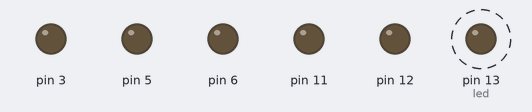
This sketch was run on a simulated Arduino Uno, built with avr-gcc and run on an emulated ATmega328P. On the bench: output pins drawn as LEDs (lit = HIGH). Dashed ring = blinking.

Above: at 0.5 s.
Timing chart, 0 to 4.8 s (numbered marks = the images above):
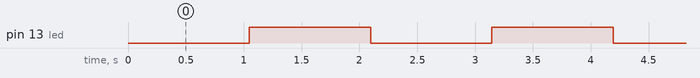

Measured:
- by itself, pin 13 (led): alternates HIGH for 1.0 s and LOW for 1.0 s

The sketch:

RCCAR.ino
```cpp
#define F_CPU 16000000UL
#define BAUDRATE 9600
#define BAUD_PRESC ((F_CPU/(16UL*BAUDRATE))-1)

#include <avr/io.h>

// Timer output pins
/* Timer0 OC0A-PD6 OC0B-PD5   TCCR0A-OCR0A for OC0A, TCCR0B-OCR0B for OC0B*/
/* Timer1 OC1A-PB1 OC1B-PB2   TCCR1A-OCR1A for OC1A, TCCR1B-OCR1B for OC1B*/
/* Timer2 OC2A-PB3 OC2B-PD3   TCCR2A-OCR2A for OC2A, TCCR2B-OCR2B for OC2B*/

unsigned char UARTREAD[2] = {0,0};
short int UARTREADCOUNT = 0;

//Interrupt service routine for USART receive
ISR(USART_RX_vect){
  UARTREAD[UARTREADCOUNT] = UDR0;
  UARTREADCOUNT++;
  if(UARTREADCOUNT > 1) UARTREADCOUNT = 0;
}

//Interrupt service routine for timer 1 overflow - overflow every 0.95s
ISR(TIMER1_OVF_vect){
  PORTB ^= (1<<5);  //I'm alive led
}


int main(){

  //Serial setup - 8DataBits, 0 parity, Baudrate 9800, interrupt enabled
  UCSR0A = 0b00000000;
  UCSR0B = 0b11011000; //UCSR0B = (1<<7)|(1<<6)|(1<<4)|(1<<3);
  UCSR0C = 0b00000110; //UCSR0C = (1<<2)|(1<<1);
  UBRR0H = (unsigned char)(BAUD_PRESC >> 8);
  UBRR0L = (unsigned char)(BAUD_PRESC);

  //Pin setup
  DDRD |= (1<<6); //D6 output - OCR0A
  DDRD |= (1<<5); //D5 output - OCR0B
  DDRD |= (1<<3); //D3 output - OCR2B
  DDRB |= (1<<3); //B3 output - OCR2A
  DDRB |= (1<<5); //output with led for im alive
  DDRB |= (1<<4); //output for headlights

  //Timer setup
  //Timet 0
  /* TCCR0A 0b0000xx00 */
  TCCR0A |= 0b10100001; //OC0A & OC0B clear on match + Phase correct mode.
  /* TCCR0B 0b00xx0000 */
  TCCR0B |= 0b00000001; //Further phase correct mode + no prescaler, internal clock selected
  //Timer 2 - Same setup as timer0
  TCCR2A |= (1<<COM2A1)|(1<<COM2B1)|(1<<WGM20);
  TCCR2B |= (1<<CS20);  //No prescaler
  //Timer 1
  TCCR1A = 0b00000000;
  TCCR1B |= (1<<CS12);  //256 prescaler
  TIMSK1 |= (1<<0); //interrupt on overflow enabled

  //Enable global interrupt
  sei();

  //Variable for headlights toggle
  bool isSet = false;

  while(1){
    //UARTREAD[0] enables if = 1 - forward, 2 - backward enable, 3 - left, 4 - right, 5 - headlights

    //Everything is transmittet as ASCII - fix!
    switch(UARTREAD[0]){
      case '1':
        OCR0A = 0;
        if(OCR0B != UARTREAD[1]){
          OCR0B = UARTREAD[1];
        }
        break;
      case '2' :
        OCR0B = 0;
        if(OCR0A != UARTREAD[1]){
          OCR0A = UARTREAD[1];
        }
        break;
      case '3' :
        OCR2A = 0;
        if(OCR2B != UARTREAD[1]){
          OCR2B = UARTREAD[1];
        }
        break;
      case '4' :
        OCR2B = 0;
        if(OCR2A != UARTREAD[1]){
          OCR2A = UARTREAD[1];
        }
        break;
      case '5' :
        PORTB ^= 0b00010000;
        UARTREAD[0] = 0;
        UARTREAD[1] = 0;
        UARTREADCOUNT = 0;
        break;
      default :
        OCR0A = 0, OCR0B = 0, OCR2A = 0, OCR2B = 0;
        break;
    }
  }

  return 0;
}
```
